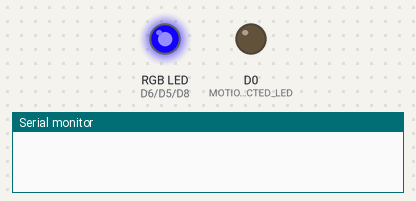
Simulated run of this sketch. Board: ESP8266 (NodeMCU). Parts: an RGB LED mixed from three pins (HIGH = lit), output pins drawn as LEDs (lit = HIGH), the last lines printed to the serial monitor.

Above: at 0.55 s.
At 4.79 s:
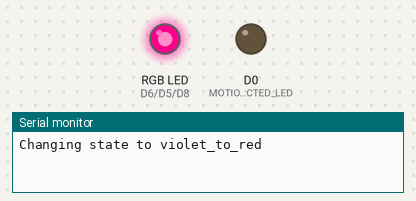
At 9.33 s:
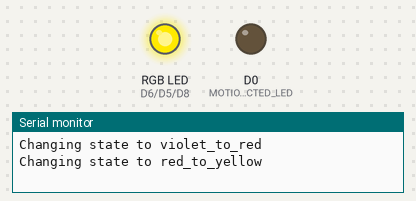
At 18.11 s:
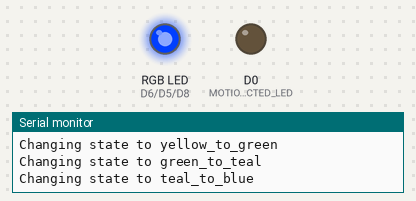
At 29.31 s:
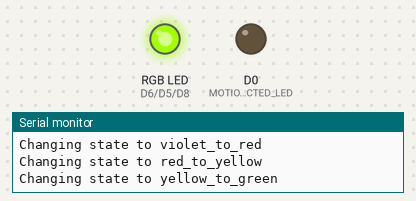
At 39.6 s:
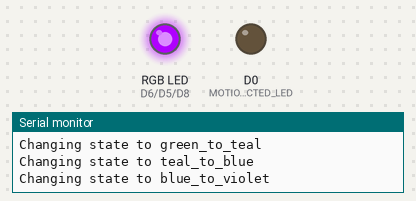
Timing chart, 0 to 40.0 s (numbered marks = the images above):
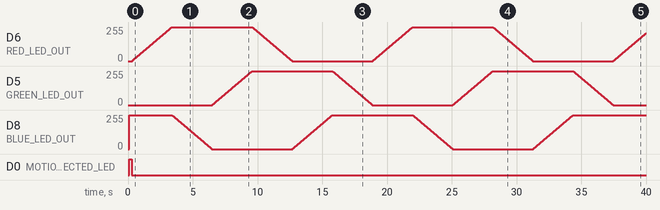

The sketch:

ESP12_RGB_LED_Controller.ino
```cpp
/*
  This is just a basic RGB LED controller.
  No Network, no WiFi.  Just starts up and fades
  through RGB colors.

  This was used on Sierra porch light when I had it hooked
  up to a timer.  It just came on at certain times and did
  the fade routine.  Simple.
*/

// Pin mapping for the first string of lights. Pins D5 - D7
#define BLUE_LED_OUT      D8
#define RED_LED_OUT       D6
#define GREEN_LED_OUT     D5
#define MOTION_DETECTED_LED  D0

#define FADESPEED 3     // make this higher to slow down

typedef enum {
    blue_to_violet, violet_to_red, red_to_yellow, yellow_to_green, green_to_teal, teal_to_blue
} LED_Fade_States_t;

const int maxBrightness = 1023;
//int maxBrightness = 500;
const int minBrightness = 0;

// Vars for holding LED current values and current fade state
int currentR;
int currentG;
int currentB;
LED_Fade_States_t fade_state;

void setup()
{
  Serial.begin( 57600 );
  delay( 100 );

  // Prepare the pins to fire
  pinMode( BLUE_LED_OUT, OUTPUT );
  pinMode( RED_LED_OUT, OUTPUT );
  pinMode( GREEN_LED_OUT, OUTPUT );
  pinMode( MOTION_DETECTED_LED, OUTPUT );

  currentR = minBrightness;
  currentG = minBrightness;
  currentB = maxBrightness;
  analogWrite(BLUE_LED_OUT, currentB);
  fade_state = blue_to_violet;

  digitalWrite(MOTION_DETECTED_LED, HIGH);   // turn the LED on (HIGH is the voltage level)
  delay(200);                       // wait for a second
  digitalWrite(MOTION_DETECTED_LED, LOW);    // turn the LED off by making the voltage LOW

}

void fadeLEDs()
{
  switch (fade_state)
  {
    case blue_to_violet:
    currentR += 1;
    analogWrite(RED_LED_OUT, currentR);
    if (currentR == maxBrightness) {
        fade_state = violet_to_red;
        Serial.println("Changing state to violet_to_red");
    }
    break;

    case violet_to_red:
    currentB -= 1;
    analogWrite(BLUE_LED_OUT, currentB);
    if (currentB == minBrightness) {
        fade_state = red_to_yellow;
        Serial.println("Changing state to red_to_yellow");
    }
    break;

    case red_to_yellow:
    currentG += 1;
    analogWrite(GREEN_LED_OUT, currentG);
    if (currentG == maxBrightness) {
        fade_state = yellow_to_green;
        Serial.println("Changing state to yellow_to_green");
    }
    break;

    case yellow_to_green:
    currentR -= 1;
    analogWrite(RED_LED_OUT, currentR);
    if (currentR == minBrightness) {
        fade_state = green_to_teal;
        Serial.println("Changing state to green_to_teal");
    }
    break;

    case green_to_teal:
    currentB += 1;
    analogWrite(BLUE_LED_OUT, currentB);
    if (currentB == maxBrightness) {
        fade_state = teal_to_blue;
        Serial.println("Changing state to teal_to_blue");
    }
    break;

    case teal_to_blue:
    currentG -= 1;
    analogWrite(GREEN_LED_OUT, currentG);
    if (currentG == minBrightness) {
        fade_state = blue_to_violet;
        Serial.println("Changing state to blue_to_violet");
    }
    break;

    default:
    Serial.println("fadeLEDs: state not supported");
    fade_state = blue_to_violet;
  }

  // Serial.print(currentR);
  // Serial.print(", ");
  // Serial.print(currentG);
  // Serial.print(", ");
  // Serial.println(currentB);
}

void loop() {
  fadeLEDs();
  delay(FADESPEED);
}
```
